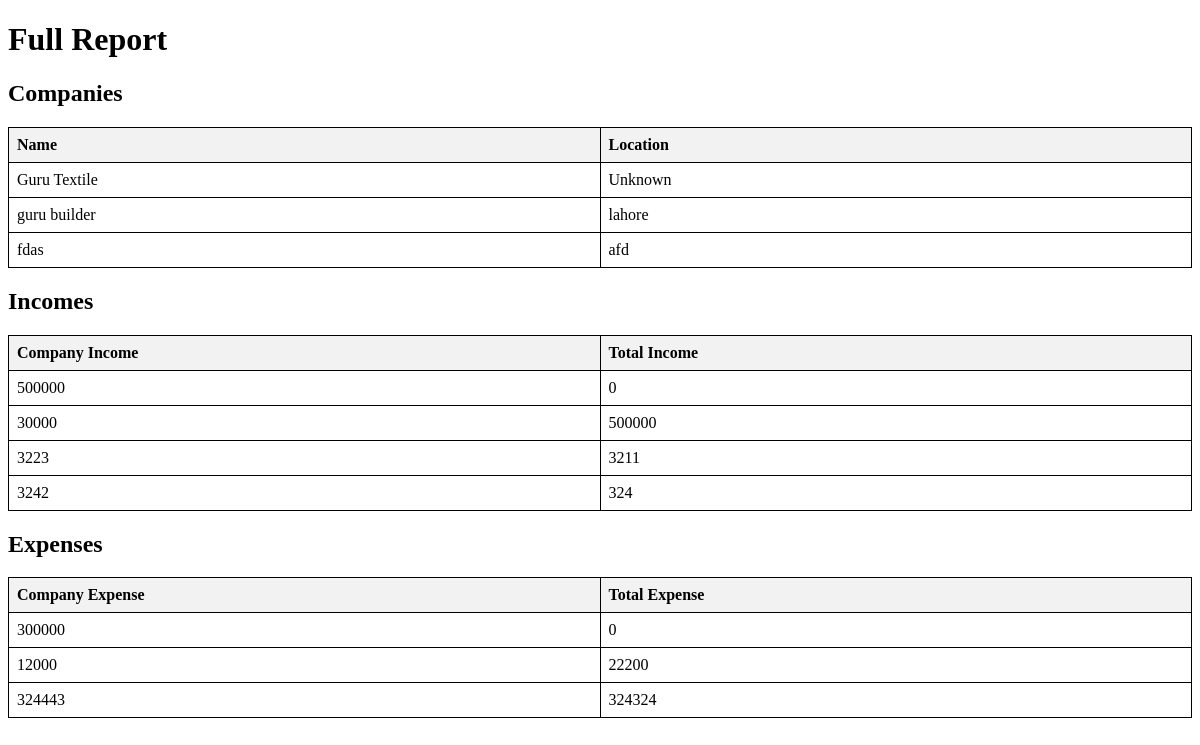
/report/, run on an earlier commit of the app's database.
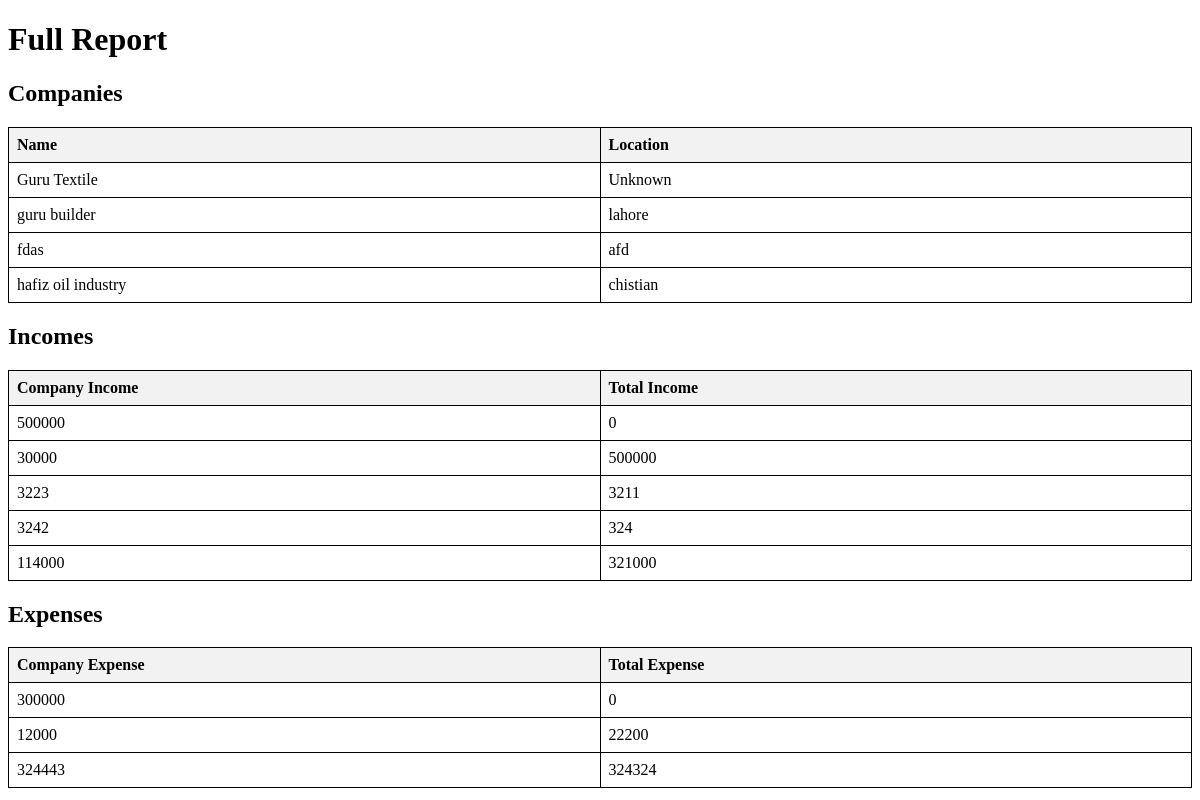
And on a later commit of the database.
### guru/models.py (models this page shows)
class Company(models.Model):
    name = models.CharField(max_length=50)
    location = models.CharField(max_length=100, default='Unknown')

class Income(models.Model):
    company_income = models.IntegerField()
    total_income = models.IntegerField(default=0)

class Expense(models.Model):
    company_expense = models.IntegerField()
    total_expense = models.IntegerField(default=0)

### guru/views.py (the view)
# urls.py: path('report/',views.report),
def report(request):
    companies=Company.objects.all()
    incomes=Income.objects.all()
    expenses=Expense.objects.all()
    xxx={'companies':companies,'incomes':incomes,'expenses':expenses}
    return render (request,'report.html',xxx)

### templates/report.html (shortened to what this page needs)
<!DOCTYPE html>
<html lang="en">
<head>
</head>
<body>
    <h1>Full Report</h1>
    <h2>Companies</h2>
    <table>
        <tr>
            <th>Name</th>
            <th>Location</th>
        </tr>
        {% for company in companies %}
        <tr>
            <td>{{ company.name }}</td>
            <td>{{ company.location }}</td>
        </tr>
        {% endfor %}
    </table>
    <h2>Incomes</h2>
    <table>
        <tr>
            <th>Company Income</th>
            <th>Total Income</th>
        </tr>
        {% for income in incomes %}
        <tr>
            <td>{{ income.company_income }}</td>
            <td>{{ income.total_income }}</td>
        </tr>
        {% endfor %}
    </table>
    <h2>Expenses</h2>
    <table>
        <tr>
            <th>Company Expense</th>
            <th>Total Expense</th>
        </tr>
        {% for expense in expenses %}
        <tr>
            <td>{{ expense.company_expense }}</td>
            <td>{{ expense.total_expense }}</td>
        </tr>
        {% endfor %}
    </table>
</body>
</html>

### templates/report.html (style rules this page uses)
table { width: 100%; border-collapse: collapse; }
th, td { border: 1px solid black; padding: 8px; text-align: left; width: 150px; }
th { background-color: #f2f2f2; }

What changed in the data, as far as the page shows it:
added Company: name "hafiz oil industry", location "chistian"
added Income: company_income "114000", total_income "321000"
